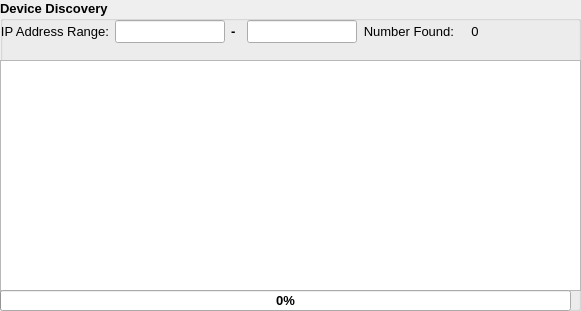
   <widget class="QGroupBox" name="groupBox">
    <property name="geometry">
     <rect>
      <x>10</x>
      <y>10</y>
      <width>581</width>
      <height>311</height>
     </rect>
    </property>
    <property name="sizePolicy">
     <sizepolicy hsizetype="Fixed" vsizetype="Preferred">
      <horstretch>0</horstretch>
      <verstretch>0</verstretch>
     </sizepolicy>
    </property>
    <property name="minimumSize">
     <size>
      <width>571</width>
      <height>0</height>
     </size>
    </property>
    <property name="maximumSize">
     <size>
      <width>16777215</width>
      <height>16777215</height>
     </size>
    </property>
    <property name="font">
     <font>
      <pointsize>10</pointsize>
      <weight>75</weight>
      <bold>true</bold>
     </font>
    </property>
    <property name="title">
     <string>Device Discovery</string>
    </property>
    <property name="flat">
     <bool>true</bool>
    </property>
    <widget class="QListWidget" name="deviceListWidget">
     <property name="geometry">
      <rect>
       <x>0</x>
       <y>60</y>
       <width>581</width>
       <height>231</height>
      </rect>
     </property>
     <property name="minimumSize">
      <size>
       <width>571</width>
       <height>0</height>
      </size>
     </property>
     <property name="font">
      <font>
       <pointsize>10</pointsize>
      </font>
     </property>
     <property name="selectionMode">
      <enum>QAbstractItemView::NoSelection</enum>
     </property>
     <property name="resizeMode">
      <enum>QListView::Fixed</enum>
     </property>
    </widget>
    <widget class="QProgressBar" name="deviceScanProgressBar">
     <property name="geometry">
      <rect>
       <x>0</x>
       <y>290</y>
       <width>571</width>
       <height>21</height>
      </rect>
     </property>
     <property name="minimumSize">
      <size>
       <width>561</width>
       <height>0</height>
      </size>
     </property>
     <property name="maximumSize">
      <size>
       <width>16777215</width>
       <height>16777215</height>
      </size>
     </property>
     <property name="value">
      <number>0</number>
     </property>
    </widget>
    <widget class="QWidget" name="horizontalLayoutWidget">
     <property name="geometry">
      <rect>
       <x>0</x>
       <y>20</y>
       <width>581</width>
       <height>31</height>
      </rect>
     </property>
     <layout class="QHBoxLayout" name="horizontalLayout">
      <property name="sizeConstraint">
       <enum>QLayout::SetFixedSize</enum>
      </property>
      <item>
       <widget class="QLabel" name="label">
        <property name="sizePolicy">
         <sizepolicy hsizetype="Fixed" vsizetype="Preferred">
          <horstretch>0</horstretch>
          <verstretch>0</verstretch>
         </sizepolicy>
        </property>
        <property name="minimumSize">
         <size>
          <width>100</width>
          <height>0</height>
         </size>
        </property>
        <property name="maximumSize">
         <size>
          <width>16777215</width>
          <height>16777215</height>
         </size>
        </property>
        <property name="font">
         <font>
          <pointsize>10</pointsize>
          <weight>50</weight>
          <bold>false</bold>
         </font>
        </property>
        <property name="text">
         <string>IP Address Range:</string>
        </property>
        <property name="alignment">
         <set>Qt::AlignRight|Qt::AlignTrailing|Qt::AlignVCenter</set>
        </property>
       </widget>
      </item>
      <item>
       <widget class="QLineEdit" name="startIpLineEdit">
        <property name="sizePolicy">
         <sizepolicy hsizetype="Fixed" vsizetype="Fixed">
          <horstretch>0</horstretch>
          <verstretch>0</verstretch>
         </sizepolicy>
        </property>
        <property name="minimumSize">
         <size>
          <width>110</width>
          <height>0</height>
         </size>
        </property>
        <property name="maximumSize">
         <size>
          <width>110</width>
          <height>16777215</height>
         </size>
        </property>
        <property name="font">
         <font>
          <weight>50</weight>
          <bold>false</bold>
         </font>
        </property>
        <property name="alignment">
         <set>Qt::AlignCenter</set>
        </property>
       </widget>
      </item>
      <item>
       <widget class="QLabel" name="label_2">
        <property name="sizePolicy">
         <sizepolicy hsizetype="Fixed" vsizetype="Preferred">
          <horstretch>0</horstretch>
          <verstretch>0</verstretch>
         </sizepolicy>
        </property>
        <property name="minimumSize">
         <size>
          <width>10</width>
          <height>0</height>
         </size>
        </property>
        <property name="maximumSize">
         <size>
          <width>10</width>
          <height>16777215</height>
         </size>
        </property>
        <property name="text">
         <string>-</string>
        </property>
       </widget>
      </item>
      <item>
       <widget class="QLineEdit" name="endIpLineEdit">
        <property name="sizePolicy">
         <sizepolicy hsizetype="Fixed" vsizetype="Fixed">
          <horstretch>0</horstretch>
          <verstretch>0</verstretch>
         </sizepolicy>
        </property>
        <property name="minimumSize">
         <size>
          <width>110</width>
          <height>0</height>
         </size>
        </property>
        <property name="maximumSize">
         <size>
          <width>110</width>
          <height>16777215</height>
         </size>
        </property>
        <property name="font">
         <font>
          <weight>50</weight>
          <bold>false</bold>
         </font>
        </property>
        <property name="alignment">
         <set>Qt::AlignCenter</set>
        </property>
       </widget>
      </item>
      <item>
       <widget class="QLabel" name="label_3">
        <property name="sizePolicy">
         <sizepolicy hsizetype="Fixed" vsizetype="Preferred">
          <horstretch>0</horstretch>
          <verstretch>0</verstretch>
         </sizepolicy>
        </property>
        <property name="minimumSize">
         <size>
          <width>80</width>
          <height>0</height>
         </size>
        </property>
        <property name="maximumSize">
         <size>
          <width>16777215</width>
          <height>16777215</height>
         </size>
        </property>
        <property name="font">
         <font>
          <pointsize>10</pointsize>
          <weight>50</weight>
          <bold>false</bold>
         </font>
        </property>
        <property name="text">
         <string>Number Found:</string>
        </property>
        <property name="alignment">
         <set>Qt::AlignRight|Qt::AlignTrailing|Qt::AlignVCenter</set>
        </property>
       </widget>
      </item>
      <item>
       <widget class="QLabel" name="numberDevicesFoundLabel">
        <property name="sizePolicy">
         <sizepolicy hsizetype="Fixed" vsizetype="Preferred">
          <horstretch>0</horstretch>
          <verstretch>0</verstretch>
         </sizepolicy>
        </property>
        <property name="minimumSize">
         <size>
          <width>30</width>
          <height>0</height>
         </size>
        </property>
        <property name="maximumSize">
         <size>
          <width>30</width>
          <height>16777215</height>
         </size>
        </property>
        <property name="font">
         <font>
          <family>Arial</family>
          <pointsize>10</pointsize>
          <weight>50</weight>
          <bold>false</bold>
         </font>
        </property>
        <property name="text">
         <string>0</string>
        </property>
        <property name="alignment">
         <set>Qt::AlignCenter</set>
        </property>
       </widget>
      </item>
     </layout>
    </widget>
   </widget>
